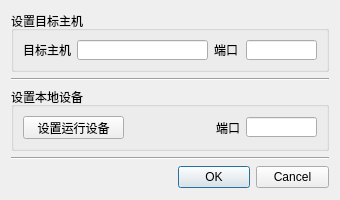
<?xml version="1.0" encoding="UTF-8"?>
<ui version="4.0">
 <class>ConfigeHostDialog</class>
 <widget class="QDialog" name="ConfigeHostDialog">
  <property name="geometry">
   <rect>
    <x>0</x>
    <y>0</y>
    <width>340</width>
    <height>190</height>
   </rect>
  </property>
  <property name="windowTitle">
   <string>Dialog</string>
  </property>
  <layout class="QVBoxLayout" name="verticalLayout_5">
   <item>
    <layout class="QVBoxLayout" name="verticalLayout_4">
     <item>
      <layout class="QVBoxLayout" name="verticalLayout_3">
       <item>
        <widget class="QGroupBox" name="groupBox">
         <property name="title">
          <string>设置目标主机</string>
         </property>
         <layout class="QVBoxLayout" name="verticalLayout">
          <item>
           <layout class="QHBoxLayout" name="horizontalLayout_3">
            <item>
             <layout class="QHBoxLayout" name="horizontalLayout_2">
              <item>
               <widget class="QLabel" name="label">
                <property name="text">
                 <string>目标主机</string>
                </property>
               </widget>
              </item>
              <item>
               <widget class="QLineEdit" name="targetHost">
                <property name="minimumSize">
                 <size>
                  <width>131</width>
                  <height>20</height>
                 </size>
                </property>
                <property name="maximumSize">
                 <size>
                  <width>131</width>
                  <height>20</height>
                 </size>
                </property>
               </widget>
              </item>
             </layout>
            </item>
            <item>
             <layout class="QHBoxLayout" name="horizontalLayout">
              <item>
               <widget class="QLabel" name="label_2">
                <property name="text">
                 <string>端口</string>
                </property>
               </widget>
              </item>
              <item>
               <widget class="QLineEdit" name="targetHostPort">
                <property name="minimumSize">
                 <size>
                  <width>71</width>
                  <height>20</height>
                 </size>
                </property>
                <property name="maximumSize">
                 <size>
                  <width>71</width>
                  <height>20</height>
                 </size>
                </property>
               </widget>
              </item>
             </layout>
            </item>
           </layout>
          </item>
         </layout>
        </widget>
       </item>
       <item>
        <widget class="Line" name="line">
         <property name="orientation">
          <enum>Qt::Horizontal</enum>
         </property>
        </widget>
       </item>
       <item>
        <widget class="QGroupBox" name="groupBox_2">
         <property name="title">
          <string>设置本地设备</string>
         </property>
         <layout class="QVBoxLayout" name="verticalLayout_2">
          <item>
           <layout class="QHBoxLayout" name="horizontalLayout_5">
            <item>
             <widget class="QPushButton" name="setDevice">
              <property name="minimumSize">
               <size>
                <width>101</width>
                <height>23</height>
               </size>
              </property>
              <property name="maximumSize">
               <size>
                <width>101</width>
                <height>23</height>
               </size>
              </property>
              <property name="text">
               <string>设置运行设备</string>
              </property>
             </widget>
            </item>
            <item>
             <spacer name="horizontalSpacer">
              <property name="orientation">
               <enum>Qt::Horizontal</enum>
              </property>
              <property name="sizeHint" stdset="0">
               <size>
                <width>40</width>
                <height>20</height>
               </size>
              </property>
             </spacer>
            </item>
            <item>
             <layout class="QHBoxLayout" name="horizontalLayout_4">
              <item>
               <widget class="QLabel" name="label_3">
                <property name="text">
                 <string>端口</string>
                </property>
               </widget>
              </item>
              <item>
               <widget class="QLineEdit" name="localPort">
                <property name="minimumSize">
                 <size>
                  <width>71</width>
                  <height>20</height>
                 </size>
                </property>
                <property name="maximumSize">
                 <size>
                  <width>71</width>
                  <height>20</height>
                 </size>
                </property>
               </widget>
              </item>
             </layout>
            </item>
           </layout>
          </item>
         </layout>
        </widget>
       </item>
      </layout>
     </item>
     <item>
      <widget class="Line" name="line_2">
       <property name="orientation">
        <enum>Qt::Horizontal</enum>
       </property>
      </widget>
     </item>
     <item>
      <layout class="QHBoxLayout" name="horizontalLayout_6">
       <item>
        <spacer name="horizontalSpacer_2">
         <property name="orientation">
          <enum>Qt::Horizontal</enum>
         </property>
         <property name="sizeHint" stdset="0">
          <size>
           <width>40</width>
           <height>20</height>
          </size>
         </property>
        </spacer>
       </item>
       <item>
        <widget class="QDialogButtonBox" name="OKButton">
         <property name="minimumSize">
          <size>
           <width>151</width>
           <height>23</height>
          </size>
         </property>
         <property name="maximumSize">
          <size>
           <width>151</width>
           <height>23</height>
          </size>
         </property>
         <property name="standardButtons">
          <set>QDialogButtonBox::Cancel|QDialogButtonBox::Ok</set>
         </property>
        </widget>
       </item>
      </layout>
     </item>
    </layout>
   </item>
  </layout>
 </widget>
 <resources/>
 <connections/>
</ui>
